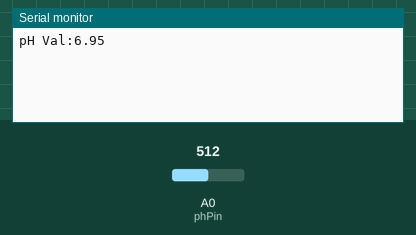
The sketch below on a simulated Arduino Uno, built with avr-gcc and run on an emulated ATmega328P. Parts: the last lines printed to the serial monitor. The test bench sets the inputs (shaded band); at power-on: A0 (phPin) = 512.

Above: at 3.2 s.
3.3 s: A0 (phPin) set to 716
At 4.1 s:
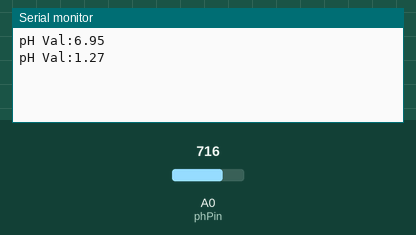
4.8 s: A0 (phPin) set to 900
At 6.0 s:
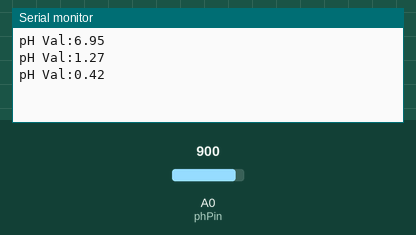
Timing chart, 0 to 7.8 s (numbered marks = the images above; inputs shaded):
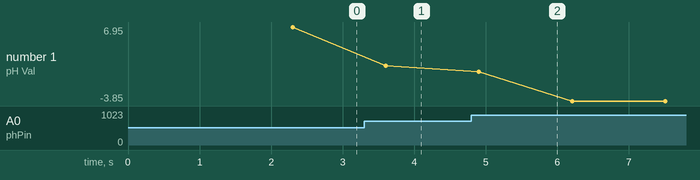

The sketch:

ph-calliberation.ino
```cpp
float calibration_value = 21.20;
int phval = 0;
unsigned long int avgval;
int buffer_arr[10], temp;

#define phPin A0
float prevPh;

void setup() {
  Serial.begin(9600);
  delay(2000);
}
void loop() {
  for (int i = 0; i < 10; i++) {
    buffer_arr[i] = analogRead(phPin);
    delay(30);
  }
  for (int i = 0; i < 9; i++) {
    for (int j = i + 1; j < 10; j++) {
      if (buffer_arr[i] > buffer_arr[j]) {
        temp = buffer_arr[i];
        buffer_arr[i] = buffer_arr[j];
        buffer_arr[j] = temp;
      }
    }
  }
  avgval = 0;
  for (int i = 2; i < 8; i++)
    avgval += buffer_arr[i];
  float volt = (float)avgval * 5.0 / 1024 / 6;
  float ph_act = -5.70 * volt + calibration_value;

  Serial.print("pH Val:");
  Serial.println(ph_act);
  delay(1000);
}
```

Measured:
- after the input at 3.3 s, the serial monitor: prints a new line after 0.30 s (image 1)
- after the input at 4.8 s, the serial monitor: prints a new line after 0.10 s (image 2)
- plotted number 1: 6.95 → 1.27 after the input at 3.3 s, 1.27 → -3.85 after the input at 4.8 s
